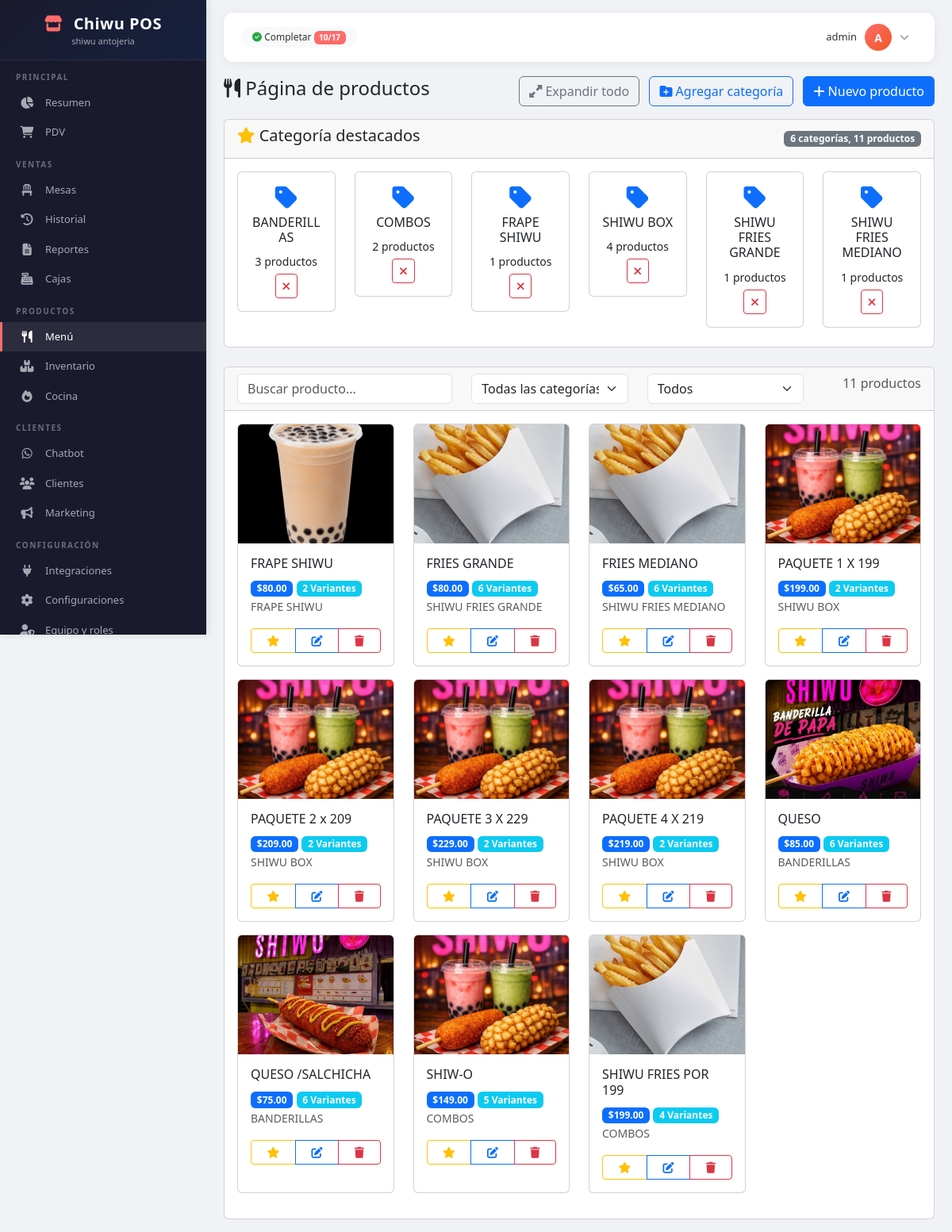
The page /productos/ (signed in) on the database its author committed.
### products/models.py (models this page shows, shortened)
class Category(models.Model):
    name = models.CharField('Nombre', max_length=100)
    description = models.TextField('Descripción', blank=True)
    is_active = models.BooleanField('Activa', default=True)
    is_featured = models.BooleanField('Destacada', default=False)
    created_at = models.DateTimeField(auto_now_add=True)
    updated_at = models.DateTimeField(auto_now=True)
    class Meta:
        verbose_name = 'Categoría'
        verbose_name_plural = 'Categorías'
        ordering = ['name']

class Product(models.Model):
    category = models.ForeignKey(Category, on_delete=models.SET_NULL, null=True, blank=True, related_name='products')
    name = models.CharField('Nombre', max_length=200)
    description = models.TextField('Descripción', blank=True)
    price = models.DecimalField('Precio', max_digits=10, decimal_places=2)
    discount_price = models.DecimalField('Precio con descuento', max_digits=10, decimal_places=2, null=True, blank=True)
    cost = models.DecimalField('Costo', max_digits=10, decimal_places=2, default=0)
    stock = models.PositiveIntegerField('Stock', default=0)
    sku = models.CharField('Código SKU', max_length=50, unique=True, blank=True, null=True)
    barcode = models.CharField('Código de barras', max_length=50, blank=True, null=True)
    image = models.ImageField('Imagen', upload_to='products/', blank=True, null=True)
    is_active = models.BooleanField('Activo', default=True)
    is_featured = models.BooleanField('Destacado', default=False)
    is_visible = models.BooleanField('Visible en menú', default=True)
    is_kitchen = models.BooleanField('Requiere cocina', default=False)
    created_at = models.DateTimeField(auto_now_add=True)
    updated_at = models.DateTimeField(auto_now=True)
    class Meta:
        verbose_name = 'Producto'
        verbose_name_plural = 'Productos'
        ordering = ['name']

### products/views.py (the view)
# urls.py: path('', views.product_list, name='list'),
@login_required
def product_list(request):
    categories = Category.objects.filter(is_active=True)
    products = Product.objects.filter(is_active=True)
    context = {
        'categories': categories,
        'products': products,
    }
    return render(request, 'products/list.html', context)

### templates/products/list.html (shortened to what this page needs)
{% extends 'layouts/base.html' %}
{% load static %}
{% block content %}
<div class="d-flex justify-content-between align-items-center mb-3">
    <h4><i class="fas fa-utensils"></i> Página de productos</h4>
    <div>
        <button class="btn btn-outline-secondary me-2" onclick="toggleAllCategories()">
            <i class="fas fa-expand-alt"></i> Expandir todo
        </button>
        <button class="btn btn-outline-primary me-2" onclick="openCategoryModal()">
            <i class="fas fa-folder-plus"></i> Agregar categoría
        </button>
        <a href="{% url 'products:create' %}" class="btn btn-primary">
            <i class="fas fa-plus"></i> Nuevo producto
        </a>
    </div>
</div>
<div class="row mb-4">
    <div class="col-md-12">
        <div class="card">
            <div class="card-header d-flex justify-content-between align-items-center">
                <h5><i class="fas fa-star text-warning"></i> Categoría destacados</h5>
                <span class="badge bg-secondary">{{ categories|length }} categorías, {{ products|length }} productos</span>
            </div>
            <div class="card-body">
                <div class="row" id="categoriesContainer">
                    {% for category in categories %}
                    <div class="col-md-2 col-sm-4 mb-2 category-item" data-category-id="{{ category.id }}">
                        <div class="card text-center category-card {% if category.is_featured %}border-warning{% endif %}">
                            <div class="card-body">
                                <i class="fas fa-tag fa-2x {% if category.is_featured %}text-warning{% else %}text-primary{% endif %}"></i>
                                <h6 class="mt-1">{{ category.name }}</h6>
                                <small>{{ category.products.count }} productos</small>
                                <br>
                                <button class="btn btn-sm btn-outline-danger mt-1 delete-category" data-id="{{ category.id }}">
                                    <i class="fas fa-times"></i>
                                </button>
                            </div>
                        </div>
                    </div>
                    {% empty %}
                    <div class="col-12">
                        <p class="text-muted text-center">No hay categorías creadas</p>
                    </div>
                    {% endfor %}
                </div>
            </div>
        </div>
    </div>
</div>
<div class="card">
    <div class="card-header">
        <div class="row">
            <div class="col-md-4">
                <input type="text" class="form-control" id="searchProduct" placeholder="Buscar producto...">
            </div>
            <div class="col-md-3">
                <select class="form-select" id="filterCategory">
                    <option value="">Todas las categorías</option>
                </select>
            </div>
            <div class="col-md-3">
                <select class="form-select" id="filterFeatured">
                    <option value="">Todos</option>
                </select>
            </div>
            <div class="col-md-2 text-end">
                <span class="text-muted">{{ products|length }} productos</span>
            </div>
        </div>
    </div>
    <div class="card-body">
        <div class="row" id="productList">
            {% for product in products %}
            <div class="col-md-3 col-sm-6 mb-3 product-item"
                 data-product-id="{{ product.id }}"
                 data-category="{{ product.category.id|default:'' }}"
                 data-featured="{{ product.is_featured|yesno:'featured,normal' }}">
                <div class="card product-card h-100 {% if product.is_featured %}border-warning{% endif %}">
                    {% if product.image %}
                        <img src="{{ product.image.url }}" class="card-img-top" alt="{{ product.name }}" style="height: 150px; object-fit: cover;">
                    {% else %}
                        <div class="card-img-top bg-light text-center py-4">
                            <i class="fas fa-box fa-3x text-muted"></i>
                        </div>
                    {% endif %}
                    <div class="card-body">
                        <h6 class="card-title">{{ product.name }}</h6>
                        <p class="card-text">
                            <span class="badge bg-primary">${{ product.price }}</span>
                            {% if product.variants.exists %}
                                <span class="badge bg-info">{{ product.variants.count }} Variantes</span>
                            {% endif %}
                            <br>
                            <small class="text-muted">{{ product.category.name|default:"Sin categoría" }}</small>
                        </p>
                        <div class="btn-group w-100">
                            <button class="btn btn-sm {% if product.is_featured %}btn-warning{% else %}btn-outline-warning{% endif %} toggle-featured"
                                    data-id="{{ product.id }}" title="Destacar/Quitar destacado">
                                <i class="fas fa-star"></i>
                            </button>
                            <a href="{% url 'products:edit' product.id %}" class="btn btn-sm btn-outline-primary">
                                <i class="fas fa-edit"></i>
                            </a>
                            <button class="btn btn-sm btn-outline-danger delete-product" data-id="{{ product.id }}">
                                <i class="fas fa-trash"></i>
                            </button>
                        </div>
                    </div>
                </div>
            </div>
            {% empty %}
            <div class="col-12">
                <p class="text-center text-muted">No hay productos creados</p>
            </div>
            {% endfor %}
        </div>
    </div>
</div>
{% endblock %}

### templates/layouts/base.html (shortened to what this page needs)
<!DOCTYPE html>
<html lang="es">
<head>
    <link href="https://cdn.jsdelivr.net/npm/bootstrap@5.3.0/dist/css/bootstrap.min.css" rel="stylesheet">
    <link rel="stylesheet" href="https://cdnjs.cloudflare.com/ajax/libs/font-awesome/6.4.0/css/all.min.css">
</head>
<body>
    <div class="sidebar" id="sidebar">
        <div class="sidebar-brand">
            <h4><i class="fas fa-store"></i> Chiwu POS</h4>
            <small>shiwu antojeria</small>
        </div>
        <div class="sidebar-content">
            <div class="nav-section">Principal</div>
            <a class="nav-link {% if request.resolver_match.url_name == 'resumen' %}active{% endif %}" href="{% url 'resumen' %}">
                <i class="fas fa-chart-pie"></i> Resumen
            </a>
            <a class="nav-link {% if request.resolver_match.app_name == 'sales' and request.resolver_match.url_name == 'pos' %}active{% endif %}" href="{% url 'sales:pos' %}">
                <i class="fas fa-shopping-cart"></i> PDV
            </a>
            <div class="nav-section">Ventas</div>
            <a class="nav-link" href="{% url 'sales:table_list' %}">
                <i class="fas fa-chair"></i> Mesas
            </a>
            <a class="nav-link {% if request.resolver_match.app_name == 'sales' and request.resolver_match.url_name == 'history' %}active{% endif %}" href="{% url 'sales:history' %}">
                <i class="fas fa-history"></i> Historial
            </a>
            <a class="nav-link {% if request.resolver_match.app_name == 'sales' and request.resolver_match.url_name == 'reports' %}active{% endif %}" href="{% url 'sales:reports' %}">
                <i class="fas fa-file-alt"></i> Reportes
            </a>
            <a class="nav-link {% if request.resolver_match.app_name == 'sales' and request.resolver_match.url_name == 'cash_registers' %}active{% endif %}" href="{% url 'sales:cash_registers' %}">
                <i class="fas fa-cash-register"></i> Cajas
            </a>
            <div class="nav-section">Productos</div>
            <a class="nav-link {% if request.resolver_match.app_name == 'products' and request.resolver_match.url_name == 'list' %}active{% endif %}" href="{% url 'products:list' %}">
                <i class="fas fa-utensils"></i> Menú
            </a>
            <a class="nav-link {% if request.resolver_match.app_name == 'products' and request.resolver_match.url_name == 'inventory' %}active{% endif %}" href="{% url 'products:inventory' %}">
                <i class="fas fa-boxes"></i> Inventario
            </a>
            <a class="nav-link {% if request.resolver_match.app_name == 'kitchen' %}active{% endif %}" href="{% url 'kitchen:dashboard' %}">
                <i class="fas fa-fire"></i> Cocina
            </a>
            <div class="nav-section">Clientes</div>
            <a class="nav-link" href="#">
                <i class="fab fa-whatsapp"></i> Chatbot
            </a>
            <a class="nav-link {% if request.resolver_match.app_name == 'clients' %}active{% endif %}" href="{% url 'clients:list' %}">
                <i class="fas fa-users"></i> Clientes
            </a>
            <a class="nav-link {% if request.resolver_match.app_name == 'marketing' %}active{% endif %}" href="{% url 'marketing:dashboard' %}">
                <i class="fas fa-bullhorn"></i> Marketing
            </a>
            <div class="nav-section">Configuración</div>
            <a class="nav-link {% if request.resolver_match.app_name == 'integrations' %}active{% endif %}" href="{% url 'integrations:list' %}">
                <i class="fas fa-plug"></i> Integraciones
            </a>
            <a class="nav-link {% if request.resolver_match.app_name == 'settings' %}active{% endif %}" href="{% url 'settings:payment_methods' %}">
                <i class="fas fa-cog"></i> Configuraciones
            </a>
            <a class="nav-link {% if request.resolver_match.app_name == 'roles' %}active{% endif %}" href="{% url 'roles:list' %}">
                <i class="fas fa-user-shield"></i> Equipo y roles
            </a>
        </div>
    </div>
    <div class="main-content">
        <div class="top-bar">
            <div class="top-bar-left">
                <span class="progress-steps">
                    <i class="fas fa-check-circle"></i>
                    Completar <span class="badge">10/17</span>
                </span>
            </div>
            <div class="top-bar-right">
                <div class="user-dropdown">
                    <div class="user-info" onclick="toggleUserDropdown()">
                        <span class="user-name">{{ user.username }}</span>
                        <div class="avatar">{{ user.username|first|upper }}</div>
                        <i class="fas fa-chevron-down" style="font-size: 12px; color: #999;"></i>
                    </div>
                </div>
            </div>
        </div>
        <div class="fade-in">
            {% block content %}{% endblock %}
        </div>
    </div>
</body>
</html>

### templates/layouts/base.html (style rules this page uses)
body { overflow-x: hidden; background: #f0f2f5; font-family: 'Segoe UI', Tahoma, Geneva, Verdana, sans-serif; }
.sidebar { min-height: 100vh; background: #1a1a2e; color: #a8a8b3; padding: 0; position: fixed; top: 0; left: 0; width: 260px; z-index: 1000; overflow-y: auto; overflow-x: hidden; transition: all 0.3s ease; box-shadow: 2px 0 10px rgba(0,0,0,0.1); height: 100vh; }
.sidebar-content { padding-bottom: 30px; }
.sidebar-brand { padding: 18px 15px 14px; border-bottom: 1px solid rgba(255,255,255,0.08); text-align: center; background: linear-gradient(135deg, #1a1a2e 0%, #16213e 100%); position: sticky; top: 0; z-index: 10; }
.sidebar-brand h4 { color: white; margin: 0; font-weight: 700; font-size: 20px; letter-spacing: 0.5px; }
.sidebar-brand h4 i { color: #ff6b6b; margin-right: 8px; }
.sidebar-brand small { color: #a8a8b3; font-size: 11px; display: block; margin-top: 2px; }
.sidebar .nav-section { padding: 14px 20px 6px; color: #6c6c7a; font-size: 10px; text-transform: uppercase; letter-spacing: 1.5px; font-weight: 700; }
.sidebar .nav-link { color: #a8a8b3; padding: 9px 20px; border-radius: 0; transition: all 0.3s ease; font-size: 13px; border-left: 3px solid transparent; display: flex; align-items: center; text-decoration: none; }
.sidebar .nav-link.active { background: rgba(255,255,255,0.08); color: white; border-left-color: #ff6b6b; }
.sidebar .nav-link i { width: 22px; margin-right: 12px; font-size: 15px; text-align: center; flex-shrink: 0; }
.main-content { margin-left: 260px; padding: 16px 22px; min-height: 100vh; background: #f0f2f5; }
.top-bar { background: white; padding: 10px 22px; border-radius: 12px; margin-bottom: 18px; display: flex; justify-content: space-between; align-items: center; box-shadow: 0 2px 12px rgba(0,0,0,0.06); flex-wrap: wrap; gap: 8px; }
.top-bar-left { display: flex; align-items: center; gap: 12px; flex-wrap: wrap; }
.top-bar-right { display: flex; align-items: center; gap: 12px; }
.progress-steps { background: #f8f9fa; padding: 4px 14px; border-radius: 20px; font-size: 12px; color: #333; white-space: nowrap; }
.progress-steps .badge { background: #ff6b6b; color: white; font-weight: 600; font-size: 10px; }
.progress-steps i { color: #28a745; }
.user-info { display: flex; align-items: center; gap: 10px; cursor: pointer; padding: 4px 10px 4px 14px; border-radius: 30px; transition: background 0.2s; }
.user-info .user-name { font-size: 13px; font-weight: 500; color: #333; }
.user-info .avatar { width: 34px; height: 34px; border-radius: 50%; background: linear-gradient(135deg, #ff6b6b, #ee5a24); color: white; display: flex; align-items: center; justify-content: center; font-weight: 700; font-size: 14px; flex-shrink: 0; }
.fade-in { animation: fadeIn 0.35s ease; }

### rows shown on the page
Category: is_featured False (drawn), name "BANDERILLAS", products.count "3"
Category: is_featured False (drawn), name "COMBOS", products.count "2"
Category: is_featured False (drawn), name "FRAPE SHIWU", products.count "1"
Category: is_featured False (drawn), name "SHIWU BOX", products.count "4"
Category: is_featured False (drawn), name "SHIWU FRIES GRANDE", products.count "1"
Category: is_featured False (drawn), name "SHIWU FRIES MEDIANO", products.count "1"
Product: image (picture), name "FRAPE SHIWU", price "80.00", variants.count "2", category.name "FRAPE SHIWU"
Product: image (picture), name "FRIES GRANDE", price "80.00", variants.count "6", category.name "SHIWU FRIES GRANDE"
Product: image (picture), name "FRIES MEDIANO", price "65.00", variants.count "6", category.name "SHIWU FRIES MEDIANO"
Product: image (picture), name "PAQUETE 1 X 199", price "199.00", variants.count "2", category.name "SHIWU BOX"
Product: image (picture), name "PAQUETE 2 x 209", price "209.00", variants.count "2", category.name "SHIWU BOX"
Product: image (picture), name "PAQUETE 3 X 229", price "229.00", variants.count "2", category.name "SHIWU BOX"
Product: image (picture), name "PAQUETE 4 X 219", price "219.00", variants.count "2", category.name "SHIWU BOX"
Product: image (picture), name "QUESO", price "85.00", variants.count "6", category.name "BANDERILLAS"
Product: image (picture), name "QUESO /SALCHICHA", price "75.00", variants.count "6", category.name "BANDERILLAS"
Product: image (picture), name "SHIW-O", price "149.00", variants.count "5", category.name "COMBOS"
Product: image (picture), name "SHIWU FRIES POR 199", price "199.00", variants.count "4", category.name "COMBOS"

### other values the page prints
{{ user.username }} "admin"
{{ user.username|first|upper }} "A"
{{ categories|length }} "6"
{{ products|length }} "11"
